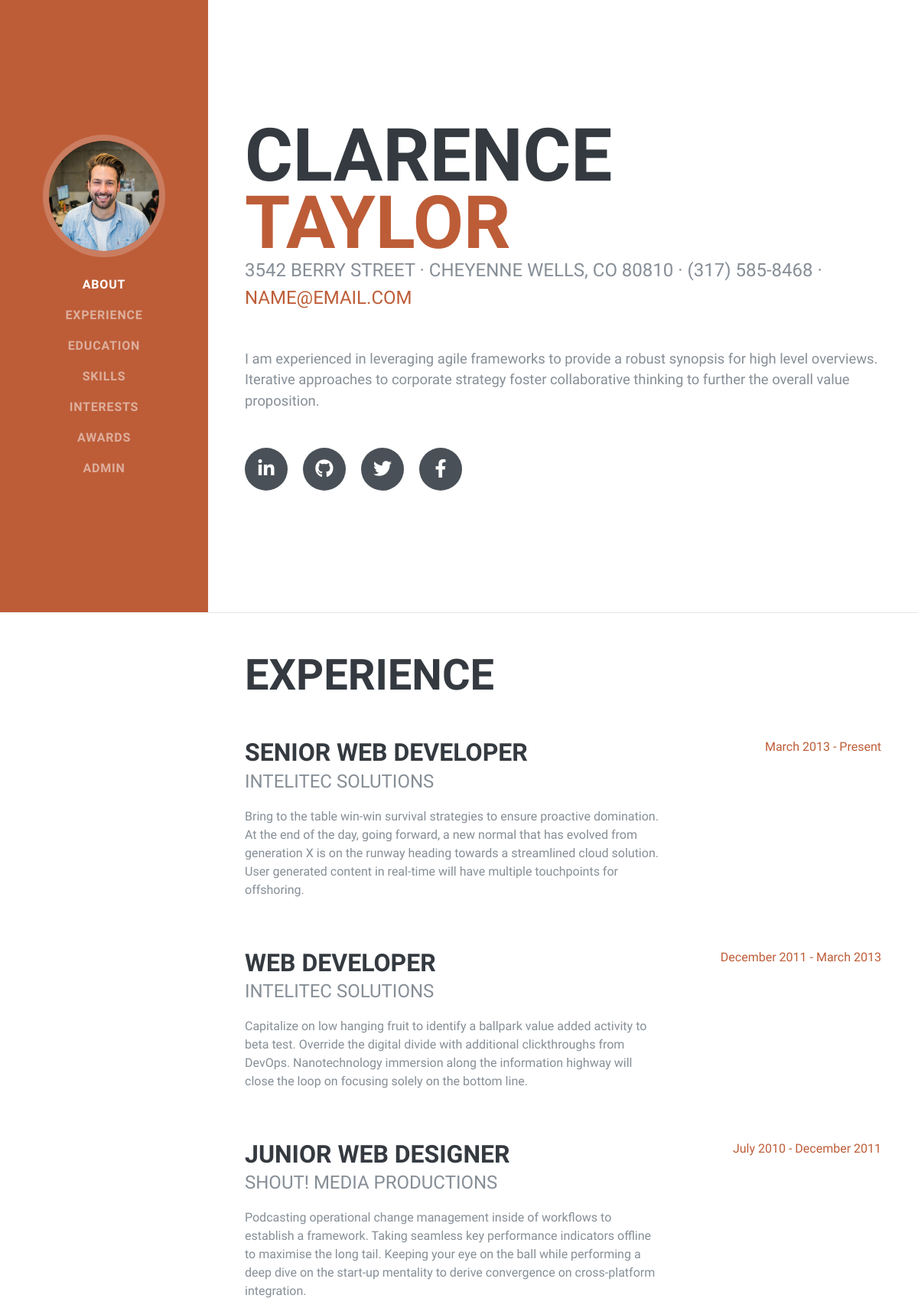
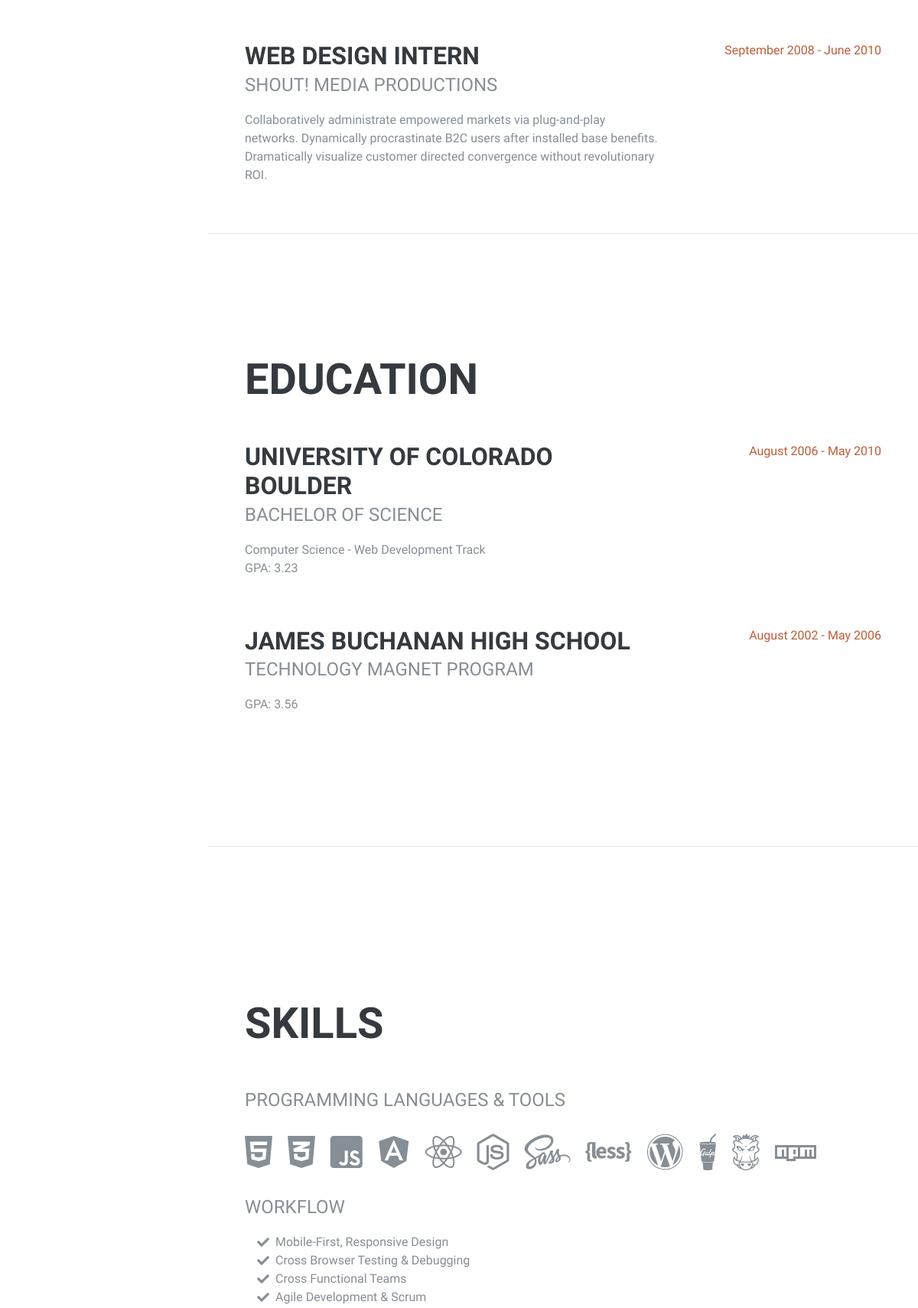
Page /eval/index.php (upper part) on the committed database (2 pictures, top to bottom).
### tables this page shows
CREATE TABLE `senior_web_developer` (
  `id` int(11) NOT NULL,
  `titre` text NOT NULL,
  `sous_titre` text NOT NULL,
  `texte` text NOT NULL,
  `date1` text NOT NULL
);

CREATE TABLE `web_developer` (
  `id` int(11) NOT NULL,
  `titre` text NOT NULL,
  `sous_titre` text NOT NULL,
  `texte` text NOT NULL,
  `date1` text NOT NULL
);

CREATE TABLE `junior_web_designer` (
  `id` int(11) NOT NULL,
  `titre` text NOT NULL,
  `sous_titre` text NOT NULL,
  `texte` text NOT NULL,
  `date1` text NOT NULL
);

CREATE TABLE `web_design_intern` (
  `id` int(11) NOT NULL,
  `titre` text NOT NULL,
  `sous_titre` text NOT NULL,
  `texte` text NOT NULL,
  `date1` text NOT NULL
);

### eval/table/senior_web_developer.inc.php (called while the page is built)
<?php
$db = new PDO('mysql:host=localhost;dbname=eval_php', 'root','');
$req = $db->query('SELECT * FROM senior_web_developer');
$test = $req->fetchAll();
?>

### eval/table/table1.inc.php (called while the page is built)
<?php
$nb_data = count($test);
for($i = 0; $i < $nb_data; $i++)
{
    $info = $test[$i]['titre'];
}
?>

### eval/table/table2.inc.php (called while the page is built)
<?php
$nb_data = count($test);
for($i = 0; $i < $nb_data; $i++)
{
    $info = $test[$i]['sous_titre'];
}
?>

### eval/table/table3.inc.php (called while the page is built)
<?php
$nb_data = count($test);
for($i = 0; $i < $nb_data; $i++)
{
    $info = $test[$i]['texte'];
}
?>

### eval/table/table4.inc.php (called while the page is built)
<?php
$nb_data = count($test);
for($i = 0; $i < $nb_data; $i++)
{
    $info = $test[$i]['date1'];
}
?>

### eval/table/web_developer.inc.php (called while the page is built)
<?php
$db = new PDO('mysql:host=localhost;dbname=eval_php', 'root','');
$req = $db->query('SELECT * FROM web_developer');
$test = $req->fetchAll();
?>

### eval/table/junior_web_designer.inc.php (called while the page is built)
<?php
$db = new PDO('mysql:host=localhost;dbname=eval_php', 'root','');
$req = $db->query('SELECT * FROM junior_web_designer');
$test = $req->fetchAll();
?>

### eval/table/web_design_intern.inc.php (called while the page is built)
<?php
$db = new PDO('mysql:host=localhost;dbname=eval_php', 'root','');
$req = $db->query('SELECT * FROM web_design_intern');
$test = $req->fetchAll();
?>

### eval/inc/experience.inc.php (the view)
<section class="resume-section p-3 p-lg-5 d-flex justify-content-center" id="experience">
      <div class="w-100">
        <h2 class="mb-5">Experience</h2>
        <div class="resume-item d-flex flex-column flex-md-row justify-content-between mb-5">
          <div class="resume-content">
          <?php include("table/senior_web_developer.inc.php"); ?>
          <?php include("table/table1.inc.php"); ?>
            <h3 class="mb-0">
              <?php echo $info; ?>
            </h3>
            <?php include("table/table2.inc.php"); ?>
            <div class="subheading mb-3">
              <?php echo $info; ?>
            </div>
            <?php include("table/table3.inc.php"); ?>
            <p>
              <?php echo $info; ?>
            </p>
          </div>
          <div class="resume-date text-md-right">
          <?php include("table/table4.inc.php"); ?>
            <span class="text-primary">
              <?php echo $info; ?>
            </span>
          </div>
        </div>
        <div class="resume-item d-flex flex-column flex-md-row justify-content-between mb-5">
          <div class="resume-content">
          <?php include("table/web_developer.inc.php"); ?>
          <?php include("table/table1.inc.php"); ?>
            <h3 class="mb-0">
              <?php echo $info; ?>
            </h3>
            <?php include("table/table2.inc.php"); ?>
            <div class="subheading mb-3">
              <?php echo $info; ?>
            </div>
            <?php include("table/table3.inc.php"); ?>
            <p>
              <?php echo $info; ?>
            </p>
          </div>
          <div class="resume-date text-md-right">
          <?php include("table/table4.inc.php"); ?>
            <span class="text-primary">
              <?php echo $info; ?>
            </span>
          </div>
        </div>
        <div class="resume-item d-flex flex-column flex-md-row justify-content-between mb-5">
          <div class="resume-content">
          <?php include("table/junior_web_designer.inc.php"); ?>
          <?php include("table/table1.inc.php"); ?>
            <h3 class="mb-0">
              <?php echo $info; ?>
            </h3>
            <?php include("table/table2.inc.php"); ?>
            <div class="subheading mb-3">
              <?php echo $info; ?>
            </div>
            <?php include("table/table3.inc.php"); ?>
            <p>
            <?php echo $info; ?>
            </p>
          </div>
          <div class="resume-date text-md-right">
          <?php include("table/table4.inc.php"); ?>
            <span class="text-primary">
            <?php echo $info; ?>
            </span>
          </div>
        </div>
        <div class="resume-item d-flex flex-column flex-md-row justify-content-between">
          <div class="resume-content">
          <?php include("table/web_design_intern.inc.php"); ?>
          <?php include("table/table1.inc.php"); ?>
            <h3 class="mb-0">
              <?php echo $info; ?>
            </h3>
            <?php include("table/table2.inc.php"); ?>
            <div class="subheading mb-3">
              <?php echo $info; ?>
            </div>
            <?php include("table/table3.inc.php"); ?>
            <p>
              <?php echo $info; ?>
            </p>
          </div>
          <div class="resume-date text-md-right">
          <?php include("table/table4.inc.php"); ?>
            <span class="text-primary">
              <?php echo $info; ?>
            </span>
          </div>
        </div>
      </div>
    </section>
    <hr class="m-0">

### eval/inc/header.inc.php (shortened to what this page needs)
<!DOCTYPE html>
<html lang="en">
<head>
  <link href="vendor/bootstrap/css/bootstrap.min.css" rel="stylesheet">
  <link href="vendor/fontawesome-free/css/all.min.css" rel="stylesheet">
  <link rel="stylesheet" href="https://maxcdn.bootstrapcdn.com/bootstrap/4.0.0/css/bootstrap.min.css">
  <link href="css/resume.min.css" rel="stylesheet">
</head>
<body id="page-top">
  <nav class="navbar navbar-expand-lg navbar-dark bg-primary fixed-top" id="sideNav">
    <a class="navbar-brand js-scroll-trigger" href="#page-top">
      <span class="d-none d-lg-block">
        <img class="img-fluid img-profile rounded-circle mx-auto mb-2" src="img/profile.jpg" alt="">
      </span>
    </a>
    <div class="collapse navbar-collapse" id="navbarSupportedContent">
      <ul class="navbar-nav">
        <li class="nav-item">
          <a class="nav-link js-scroll-trigger" href="#about">About</a>
        </li>
        <li class="nav-item">
          <a class="nav-link js-scroll-trigger" href="#experience">Experience</a>
        </li>
        <li class="nav-item">
          <a class="nav-link js-scroll-trigger" href="#education">Education</a>
        </li>
        <li class="nav-item">
          <a class="nav-link js-scroll-trigger" href="#skills">Skills</a>
        </li>
        <li class="nav-item">
          <a class="nav-link js-scroll-trigger" href="#interests">Interests</a>
        </li>
        <li class="nav-item">
          <a class="nav-link js-scroll-trigger" href="#awards">Awards</a>
        </li>
        <li class="nav-item">
          <a class="nav-link js-scroll-trigger" href="admin_page.php">admin</a>
        </li>
      </ul>
    </div>
  </nav>

### eval/inc/about.inc.php
<div class="container-fluid p-0">
    <section class="resume-section p-3 p-lg-5 d-flex align-items-center" id="about">
      <div class="w-100">
        <h1 class="mb-0">Clarence
          <span class="text-primary">Taylor</span>
        </h1>
        <div class="subheading mb-5">3542 Berry Street · Cheyenne Wells, CO 80810 · (317) 585-8468 ·
          <a href="mailto:name@email.com">name@email.com</a>
        </div>
        <p class="lead mb-5">I am experienced in leveraging agile frameworks to provide a robust synopsis for high level overviews. Iterative approaches to corporate strategy foster collaborative thinking to further the overall value proposition.</p>
        <div class="social-icons">
          <a href="#">
            <i class="fab fa-linkedin-in"></i>
          </a>
          <a href="#">
            <i class="fab fa-github"></i>
          </a>
          <a href="#">
            <i class="fab fa-twitter"></i>
          </a>
          <a href="#">
            <i class="fab fa-facebook-f"></i>
          </a>
        </div>
      </div>
    </section>
    <hr class="m-0">

### eval/inc/education.inc.php
<section class="resume-section p-3 p-lg-5 d-flex align-items-center" id="education">
      <div class="w-100">
        <h2 class="mb-5">Education</h2>
        <div class="resume-item d-flex flex-column flex-md-row justify-content-between mb-5">
          <div class="resume-content">
            <h3 class="mb-0">University of Colorado Boulder</h3>
            <div class="subheading mb-3">Bachelor of Science</div>
            <div>Computer Science - Web Development Track</div>
            <p>GPA: 3.23</p>
          </div>
          <div class="resume-date text-md-right">
            <span class="text-primary">August 2006 - May 2010</span>
          </div>
        </div>
        <div class="resume-item d-flex flex-column flex-md-row justify-content-between">
          <div class="resume-content">
            <h3 class="mb-0">James Buchanan High School</h3>
            <div class="subheading mb-3">Technology Magnet Program</div>
            <p>GPA: 3.56</p>
          </div>
          <div class="resume-date text-md-right">
            <span class="text-primary">August 2002 - May 2006</span>
          </div>
        </div>
      </div>
    </section>
    <hr class="m-0">

### eval/inc/skills.inc.php (shortened to what this page needs)
<section class="resume-section p-3 p-lg-5 d-flex align-items-center" id="skills">
      <div class="w-100">
        <h2 class="mb-5">Skills</h2>
        <div class="subheading mb-3">Programming Languages &amp; Tools</div>
        <ul class="list-inline dev-icons">
          <li class="list-inline-item">
            <i class="fab fa-html5"></i>
          </li>
          <li class="list-inline-item">
            <i class="fab fa-css3-alt"></i>
          </li>
          <li class="list-inline-item">
            <i class="fab fa-js-square"></i>
          </li>
          <li class="list-inline-item">
            <i class="fab fa-angular"></i>
          </li>
          <li class="list-inline-item">
            <i class="fab fa-react"></i>
          </li>
          <li class="list-inline-item">
            <i class="fab fa-node-js"></i>
          </li>
          <li class="list-inline-item">
            <i class="fab fa-sass"></i>
          </li>
          <li class="list-inline-item">
            <i class="fab fa-less"></i>
          </li>
          <li class="list-inline-item">
            <i class="fab fa-wordpress"></i>
          </li>
          <li class="list-inline-item">
            <i class="fab fa-gulp"></i>
          </li>
          <li class="list-inline-item">
            <i class="fab fa-grunt"></i>
          </li>
          <li class="list-inline-item">
            <i class="fab fa-npm"></i>
          </li>
        </ul>
        <div class="subheading mb-3">Workflow</div>
        <ul class="fa-ul mb-0">
          <li>
            <i class="fa-li fa fa-check"></i>
            Mobile-First, Responsive Design</li>
          <li>
            <i class="fa-li fa fa-check"></i>
            Cross Browser Testing &amp; Debugging</li>
          <li>
            <i class="fa-li fa fa-check"></i>
            Cross Functional Teams</li>
          <li>
            <i class="fa-li fa fa-check"></i>
            Agile Development &amp; Scrum</li>
        </ul>
      </div>
    </section>

### eval/inc/awards.inc.php (shortened to what this page needs)
</div>

### eval/index.php (shortened to what this page needs)
<?php include("inc/header.inc.php"); ?>
<?php include("inc/about.inc.php"); ?>
<?php include("inc/experience.inc.php"); ?>
<?php include("inc/education.inc.php"); ?>
<?php include("inc/skills.inc.php"); ?>
<?php include("inc/awards.inc.php"); ?>
</body>
</html>

### rows in the picture
senior_web_developer: titre "SENIOR WEB DEVELOPER", sous_titre "INTELITEC SOLUTIONS", texte "Bring to the table win-win survival strategies to ensure proactive domination. At the end of the day, going forward, a new normal that has evolved from generation X is on the runway heading towards a streamlined cloud solution. User generated content in real-time will have multiple touchpoints for offshoring.", date1 "March 2013 - Present"
web_developer: titre "WEB DEVELOPER", sous_titre "INTELITEC SOLUTIONS", texte "Capitalize on low hanging fruit to identify a ballpark value added activity to beta test. Override the digital divide with additional clickthroughs from DevOps. Nanotechnology immersion along the information highway will close the loop on focusing solely on the bottom line.", date1 "December 2011 - March 2013"
junior_web_designer: titre "JUNIOR WEB DESIGNER", sous_titre "SHOUT! MEDIA PRODUCTIONS", texte "Podcasting operational change management inside of workflows to establish a framework. Taking seamless key performance indicators offline to maximise the long tail. Keeping your eye on the ball while performing a deep dive on the start-up mentality to derive convergence on cross-platform integration.", date1 "July 2010 - December 2011"
web_design_intern: titre "WEB DESIGN INTERN", sous_titre "SHOUT! MEDIA PRODUCTIONS", texte "Collaboratively administrate empowered markets via plug-and-play networks. Dynamically procrastinate B2C users after installed base benefits. Dramatically visualize customer directed convergence without revolutionary ROI.", date1 "September 2008 - June 2010"
